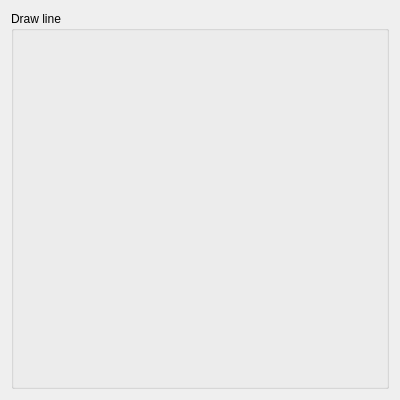
<?xml version="1.0" encoding="UTF-8"?>
<ui version="4.0">
 <class>DrawLineWidget</class>
 <widget class="QWidget" name="DrawLineWidget">
  <property name="geometry">
   <rect>
    <x>0</x>
    <y>0</y>
    <width>400</width>
    <height>400</height>
   </rect>
  </property>
  <property name="windowTitle">
   <string>Form</string>
  </property>
  <layout class="QHBoxLayout" name="horizontalLayout">
   <item>
    <widget class="QGroupBox" name="groupBox">
     <property name="title">
      <string>Draw line</string>
     </property>
     <layout class="QGridLayout" name="gridLayout">
      <item row="3" column="0">
       <spacer name="horizontalSpacer_9">
        <property name="orientation">
         <enum>Qt::Horizontal</enum>
        </property>
        <property name="sizeHint" stdset="0">
         <size>
          <width>40</width>
          <height>20</height>
         </size>
        </property>
       </spacer>
      </item>
      <item row="6" column="0">
       <spacer name="horizontalSpacer_4">
        <property name="orientation">
         <enum>Qt::Horizontal</enum>
        </property>
        <property name="sizeHint" stdset="0">
         <size>
          <width>40</width>
          <height>20</height>
         </size>
        </property>
       </spacer>
      </item>
      <item row="7" column="0">
       <spacer name="horizontalSpacer_12">
        <property name="orientation">
         <enum>Qt::Horizontal</enum>
        </property>
        <property name="sizeHint" stdset="0">
         <size>
          <width>238</width>
          <height>20</height>
         </size>
        </property>
       </spacer>
      </item>
      <item row="0" column="0">
       <spacer name="horizontalSpacer_3">
        <property name="orientation">
         <enum>Qt::Horizontal</enum>
        </property>
        <property name="sizeHint" stdset="0">
         <size>
          <width>40</width>
          <height>20</height>
         </size>
        </property>
       </spacer>
      </item>
      <item row="5" column="0">
       <spacer name="horizontalSpacer_5">
        <property name="orientation">
         <enum>Qt::Horizontal</enum>
        </property>
        <property name="sizeHint" stdset="0">
         <size>
          <width>40</width>
          <height>20</height>
         </size>
        </property>
       </spacer>
      </item>
      <item row="2" column="0">
       <spacer name="horizontalSpacer_8">
        <property name="orientation">
         <enum>Qt::Horizontal</enum>
        </property>
        <property name="sizeHint" stdset="0">
         <size>
          <width>40</width>
          <height>20</height>
         </size>
        </property>
       </spacer>
      </item>
      <item row="4" column="0">
       <spacer name="horizontalSpacer_7">
        <property name="orientation">
         <enum>Qt::Horizontal</enum>
        </property>
        <property name="sizeHint" stdset="0">
         <size>
          <width>40</width>
          <height>20</height>
         </size>
        </property>
       </spacer>
      </item>
      <item row="8" column="0">
       <spacer name="horizontalSpacer_2">
        <property name="orientation">
         <enum>Qt::Horizontal</enum>
        </property>
        <property name="sizeHint" stdset="0">
         <size>
          <width>40</width>
          <height>20</height>
         </size>
        </property>
       </spacer>
      </item>
      <item row="1" column="0">
       <spacer name="horizontalSpacer_6">
        <property name="orientation">
         <enum>Qt::Horizontal</enum>
        </property>
        <property name="sizeHint" stdset="0">
         <size>
          <width>40</width>
          <height>20</height>
         </size>
        </property>
       </spacer>
      </item>
     </layout>
    </widget>
   </item>
  </layout>
 </widget>
 <resources/>
 <connections/>
</ui>
